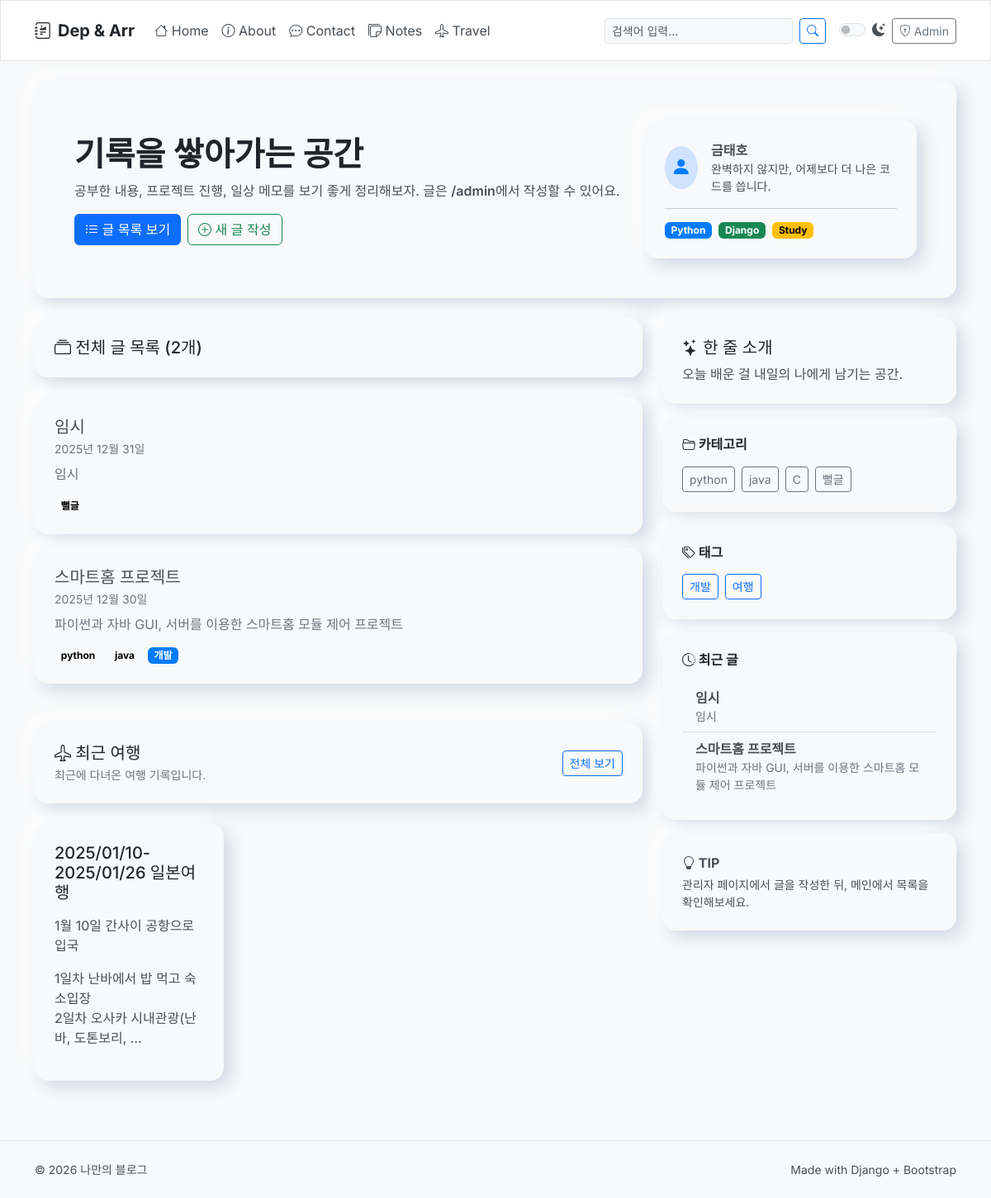
Before: / with the older database file.
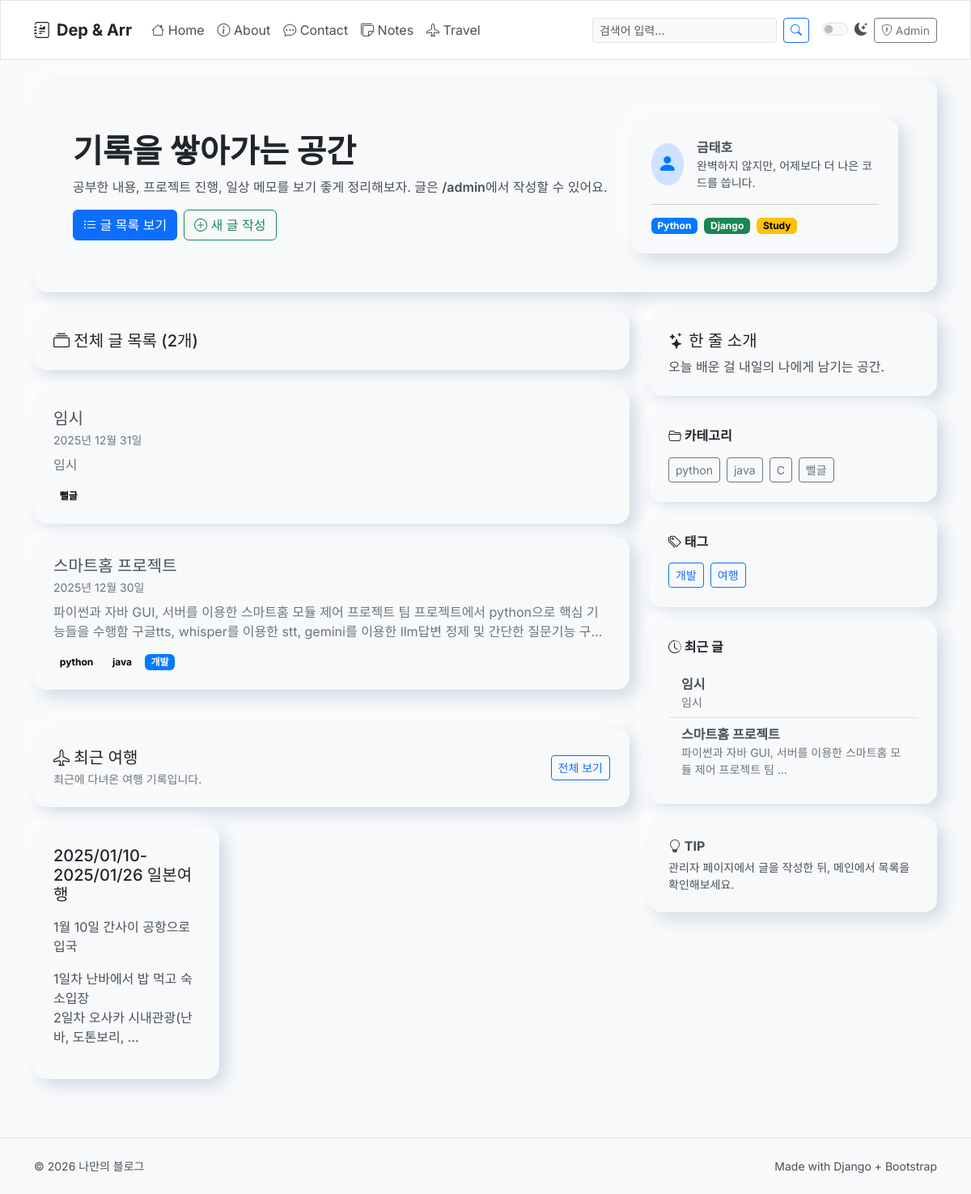
After: the same page with the newer database file.
### blog/models.py (models this page shows, shortened)
class Post(models.Model):
    title = models.CharField(max_length=200)
    content = models.TextField()
    created_at = models.DateTimeField(default=timezone.now)
    categories = models.ManyToManyField(Category, related_name="posts")
    tags = models.ManyToManyField(Tag, related_name='posts', blank=True)
    likes = models.ManyToManyField(User, related_name='liked_posts', blank=True)
    anonymous_likes = models.IntegerField(default=0)

class Category(models.Model):
    name = models.CharField(max_length=100, unique=True)
    class Meta:
        verbose_name_plural = "Categories"

class Tag(models.Model):
    name = models.CharField(max_length=100, unique=True)

### travel/models.py (models this page shows, shortened)
class Travel(models.Model):
    name = models.CharField(max_length=200)
    description = RichTextUploadingField()
    created_at = models.DateTimeField(auto_now_add=True)
    tags = models.ManyToManyField(Tag, blank=True, related_name='travels')

### blog/views.py (the view)
# urls.py: path("", views.post_list, name="post_list"),
def post_list(request, category_name=None):
    search_query = request.GET.get('q', '')
    category = None
    post_list = Post.objects.all()
    if category_name:
        category = get_object_or_404(Category, name=category_name)
        post_list = post_list.filter(categories=category)
    if search_query:
        post_list = post_list.filter(
            Q(title__icontains=search_query) | Q(content__icontains=search_query)
        ).distinct()
    post_list = post_list.prefetch_related('categories', 'tags').order_by("-created_at")
    paginator = Paginator(post_list, 5) # 5 posts in each page
    page = request.GET.get('page')
    try:
        posts = paginator.page(page)
    except PageNotAnInteger:
        posts = paginator.page(1)
    except EmptyPage:
        posts = paginator.page(paginator.num_pages)
    travels = Travel.objects.all().order_by('-created_at')
    return render(request, "blog/post_list.html", {
        "posts": posts,
        "page": page,
        "category": category,
        "search_query": search_query,
        "travels": travels,
    })

### blog/context_processors.py (called while the page is built)
def all_categories(request):
    all_categories = cache.get('all_categories')
    if not all_categories:
        all_categories = Category.objects.all()
        cache.set('all_categories', all_categories, 900)  # Cache for 15 minutes
    return {
        'all_categories': all_categories
    }

def all_tags(request):
    all_tags = cache.get('all_tags')
    if not all_tags:
        all_tags = Tag.objects.filter(
            Q(posts__isnull=False) | Q(travels__isnull=False)
        ).distinct()
        cache.set('all_tags', all_tags, 900)  # Cache for 15 minutes
    return {
        'all_tags': all_tags
    }

### blog/templatetags/blog_tags.py (called while the page is built)
@register.inclusion_tag('blog/partials/recent_posts.html')
def show_recent_posts(count=5):
    recent_posts = cache.get('recent_posts')
    if not recent_posts:
        recent_posts = Post.objects.prefetch_related('categories').order_by('-created_at')[:count]
        cache.set('recent_posts', recent_posts, 300)  # Cache for 5 minutes
    return {'recent_posts': recent_posts}

### blog/templates/blog/post_list.html (shortened to what this page needs)
{% extends "blog/base.html" %}
{% block content %}
  {% if search_query %}
    <div class="nm-card mb-4">
      <h5 class="mb-0">
        <i class="bi bi-search"></i>
        '{{ search_query }}'에 대한 검색 결과 ({{ posts.paginator.count }}개)
      </h5>
    </div>
  {% else %}
    <div class="nm-card mb-4">
      <h5 class="mb-0">
        <i class="bi bi-collection"></i>
        전체 글 목록 ({{ posts.paginator.count }}개)
      </h5>
    </div>
  {% endif %}
    {% for post in posts %}
        <div class="nm-card mb-3 position-relative">
          <h2 class="h5 mb-1">{{ post.title }}</h2>
          <p class="small text-secondary mb-2">{{ post.created_at|date:"Y년 n월 j일" }}</p>
          <div class="text-secondary text-truncate-2">
              {{ post.content|striptags }}
          </div>
          <div class="mt-3 d-flex flex-wrap gap-2">
            {% for cat in post.categories.all %}
              <a href="{% url 'blog:posts_by_category' cat.name %}" class="badge text-bg-light text-decoration-none position-relative" style="z-index: 1;">{{ cat.name }}</a>
            {% endfor %}
            {% for tag in post.tags.all %}
              <a href="{% url 'blog:posts_by_tag' tag.name %}" class="badge text-bg-primary text-decoration-none position-relative" style="z-index: 1;">{{ tag.name }}</a>
            {% endfor %}
          </div>
        </div>
    {% endfor %}
  {% if not search_query and not category and not tag and travels %}
    <div class="nm-card mb-4 mt-5">
      <div class="d-flex justify-content-between align-items-center">
        <div>
          <h5 class="mb-1"><i class="bi bi-airplane"></i> 최근 여행</h5>
          <p class="mb-0 text-secondary small">
            최근에 다녀온 여행 기록입니다.
          </p>
        </div>
        <a href="{% url 'travel:travel_list' %}" class="btn btn-sm btn-outline-primary">
            전체 보기
        </a>
      </div>
    </div>
    <div class="row">
      {% for travel in travels|slice:":3" %}
        <div class="col-md-4 mb-4">
          <div class="nm-card h-100 position-relative">
            <h5 class="card-title">{{ travel.name }}</h5>
            <p class="card-text small text-secondary">{{ travel.description|truncatewords_html:15|safe }}</p>
          </div>
        </div>
      {% endfor %}
    </div>
  {% endif %}
{% endblock %}

### blog/templates/blog/base.html (shortened to what this page needs)
{% load blog_tags %}
<!doctype html>
<html lang="ko" data-bs-theme="light">
<head>
  <link href="https://cdn.jsdelivr.net/npm/bootstrap@5.3.3/dist/css/bootstrap.min.css" rel="stylesheet">
  <link rel="stylesheet" href="https://cdn.jsdelivr.net/npm/bootstrap-icons@1.11.3/font/bootstrap-icons.min.css">
</head>
<body>
<nav class="navbar navbar-expand-lg border-bottom sticky-top">
  <div class="container py-2">
    <a class="navbar-brand fw-bold d-flex align-items-center gap-2" href="{% url 'blog:post_list' %}">
      <i class="bi bi-journal-richtext"></i>
      <span>Dep & Arr</span>
    </a>
    <div class="collapse navbar-collapse" id="topNav">
      <ul class="navbar-nav me-auto mb-2 mb-lg-0">
        <li class="nav-item">
          <a class="nav-link" href="{% url 'blog:post_list' %}"><i class="bi bi-house"></i> Home</a>
        </li>
        <li class="nav-item">
          <a class="nav-link" href="{% url 'pages:about' %}"><i class="bi bi-info-circle"></i> About</a>
        </li>
        <li class="nav-item">
          <a class="nav-link" href="{% url 'pages:contact' %}"><i class="bi bi-chat-dots"></i> Contact</a>
        </li>
        <li class="nav-item">
          <a class="nav-link" href="{% url 'notes:note_list' %}"><i class="bi bi-stickies"></i> Notes</a>
        </li>
        <li class="nav-item">
          <a class="nav-link" href="{% url 'travel:travel_list' %}"><i class="bi bi-airplane"></i> Travel</a>
        </li>
      </ul>
      <form class="d-flex me-lg-3 my-2 my-lg-0" role="search" method="get" action="">
        <input class="form-control form-control-sm" type="search" name="q" placeholder="검색어 입력…" aria-label="Search">
        <button class="btn btn-outline-primary btn-sm ms-2" type="submit">
          <i class="bi bi-search"></i>
        </button>
      </form>
      <div class="d-flex align-items-center gap-2">
        <div class="form-check form-switch">
          <input class="form-check-input" type="checkbox" role="switch" id="theme-switcher">
          <label class="form-check-label" for="theme-switcher">
            <i class="bi bi-moon-stars-fill"></i>
          </label>
        </div>
        <a class="btn btn-outline-secondary btn-sm" href="{% url 'admin:index' %}">
          <i class="bi bi-shield-lock"></i> Admin
        </a>
      </div>
    </div>
  </div>
</nav>
<header class="container py-4">
  <div class="nm-card p-4 p-md-5">
    <div class="row align-items-center g-3">
      <div class="col-md-8">
        <h1 class="display-6 fw-bold mb-2">기록을 쌓아가는 공간</h1>
        <p class="mb-3">
          공부한 내용, 프로젝트 진행, 일상 메모를 보기 좋게 정리해보자.
          글은 <span class="fw-semibold">/admin</span>에서 작성할 수 있어요.
        </p>
        <div class="d-flex flex-wrap gap-2">
          <a class="btn btn-primary" href="{% url 'blog:post_list' %}">
            <i class="bi bi-list-ul"></i> 글 목록 보기
          </a>
          <a class="btn btn-outline-success" href="{% url 'admin:blog_post_add' %}">
            <i class="bi bi-plus-circle"></i> 새 글 작성
          </a>
        </div>
      </div>
      <div class="col-md-4">
        <div class="nm-card">
          <div class="d-flex align-items-center gap-3">
            <div class="rounded-circle bg-primary-subtle d-flex align-items-center justify-content-center" style="width:52px;height:52px;">
              <i class="bi bi-person-fill text-primary fs-4"></i>
            </div>
            <div>
              <div class="fw-bold">금태호</div>
              <div class="small">완벽하지 않지만, 어제보다 더 나은 코드를 씁니다.</div>
            </div>
          </div>
          <hr class="my-3">
          <div class="d-flex gap-2">
            <span class="badge text-bg-primary">Python</span>
            <span class="badge text-bg-success">Django</span>
            <span class="badge text-bg-warning">Study</span>
          </div>
        </div>
      </div>
    </div>
  </div>
</header>
<main class="container pb-5">
  <div class="row g-4">
    <section class="col-lg-8">
      {% block content %}{% endblock %}
    </section>
    <aside class="col-lg-4">
      <div class="nm-card mb-3">
        <h5 class="card-title mb-2"><i class="bi bi-stars"></i> 한 줄 소개</h5>
        <p class="mb-0">
          오늘 배운 걸 내일의 나에게 남기는 공간.
        </p>
      </div>
      <div class="nm-card mb-3">
        <h6 class="fw-bold mb-3"><i class="bi bi-folder2-open"></i> 카테고리</h6>
        <div class="d-flex flex-wrap gap-2">
          {% for category in all_categories %}
            <a class="btn btn-outline-secondary btn-sm" href="{% url 'blog:posts_by_category' category.name %}">{{ category.name }}</a>
          {% empty %}
            <p class="small">카테고리가 없습니다.</p>
          {% endfor %}
        </div>
      </div>
      <div class="nm-card mb-3">
        <h6 class="fw-bold mb-3"><i class="bi bi-tags"></i> 태그</h6>
        <div class="d-flex flex-wrap gap-2">
          {% for tag in all_tags %}
            <a class="btn btn-outline-primary btn-sm" href="{% url 'blog:posts_by_tag' tag.name %}">{{ tag.name }}</a>
          {% empty %}
            <p class="small">태그가 없습니다.</p>
          {% endfor %}
        </div>
      </div>
      <div class="nm-card mb-3">
        <h6 class="fw-bold mb-3"><i class="bi bi-clock-history"></i> 최근 글</h6>
        {% show_recent_posts 5 %}
      </div>
      <div class="nm-card mb-0">
        <div class="fw-bold mb-1"><i class="bi bi-lightbulb"></i> TIP</div>
        <div class="small">
          관리자 페이지에서 글을 작성한 뒤, 메인에서 목록을 확인해보세요.
        </div>
      </div>
    </aside>
  </div>
</main>
<footer class="border-top">
  <div class="container py-4 d-flex flex-column flex-md-row justify-content-between gap-2">
    <div class="small">© {% now "Y" %} 나만의 블로그</div>
    <div class="small">
      Made with Django + Bootstrap
    </div>
  </div>
</footer>
</body>
</html>

### blog/templates/blog/partials/recent_posts.html
<div class="list-group list-group-flush">
  {% for post in recent_posts %}
    <a href="{% url 'blog:post_detail' post.pk %}" class="list-group-item list-group-item-action">
      <div class="fw-semibold text-truncate">{{ post.title }}</div>
      <div class="text-secondary small text-truncate-2">{{ post.content|striptags|truncatewords:10 }}</div>
    </a>
  {% empty %}
    <div class="list-group-item">
      <p class="mb-0 text-secondary">아직 작성된 글이 없습니다.</p>
    </div>
  {% endfor %}
</div>

### blog/templates/blog/base.html (style rules this page uses)
:root { --accent-color: #007bff; --heading-color: #212529; --body-text-color: #495057; --body-bg-color: #f8f9fa; --card-bg-color: #ffffff; --card-border-color: rgba(0, 0, 0, 0.1); --neumorphic-shadow-light: 8px 8px 20px #d1d9e6, -8px -8px 20px #ffffff; --bs-body-bg: var(--body-bg-color); --bs-body-color: var(--body-text-color); --bs-card-bg: var(--card-bg-color); --bs-card-border-color: var(--card-border-color); --bs-primary: var(--accent-color); --bs-primary-rgb: 0, 123, 255; --bs-primary-subtle: #e6f2ff; --bs-primary-text: #004a99; --bs-border-radius-xl: 1rem; }
body { font-family: 'Inter', sans-serif; background-color: var(--bs-body-bg); color: var(--bs-body-color); transition: background-color .2s ease, color .2s ease; }
a { color: var(--bs-primary); text-decoration: none; }
.navbar-nav .nav-link { color: var(--body-text-color); }
h1, h2, h3, h4, h5, h6, .navbar-brand, .card-title, .display-6 { color: var(--heading-color); }
.navbar, .footer { background-color: var(--bs-card-bg) !important; border: 1px solid var(--bs-card-border-color); transition: background-color .2s ease, border-color .2s ease; }
.navbar { border-bottom: 1px solid var(--bs-card-border-color) !important; }
.text-truncate-2 { display: -webkit-box; -webkit-line-clamp: 2; -webkit-box-orient: vertical; overflow: hidden; }
.nm-card { background: var(--bs-body-bg); border-color: transparent; border-radius: var(--bs-border-radius-xl); box-shadow: var(--neumorphic-shadow-light); transition: box-shadow .2s ease-in-out, transform .15s ease; padding: 1.5rem; }

Changed rows visible on the page:
changed Post "스마트홈 프로젝트": content "파이썬과 자바 GUI, 서버를 이용한 스마트홈 모듈 제어 프로젝트" → "파이썬과 자바 GUI, 서버를 이용한 스마트홈 모듈 제어 프로젝트 팀 프로젝트에서 python으로 핵심 기능들을 수행함 구글tts, whisper를 이용한 stt, gemini를 이용한 llm답변 정제 및 간단한 질문기능…"; content "파이썬과 자바 GUI, 서버를 이용한 스마트홈 모듈 제어 프로젝트" → "파이썬과 자바 GUI, 서버를 이용한 스마트홈 모듈 제어 프로젝트 팀 …"
